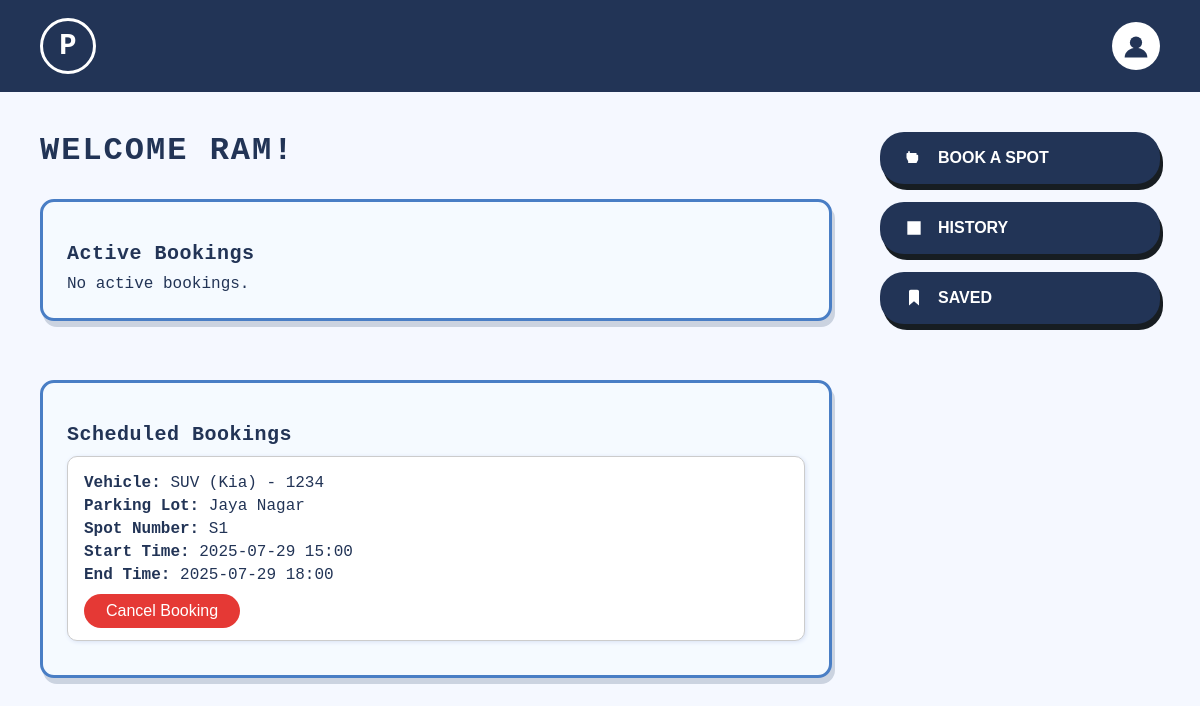
The app's page /user/dashboard (signed in), older data.
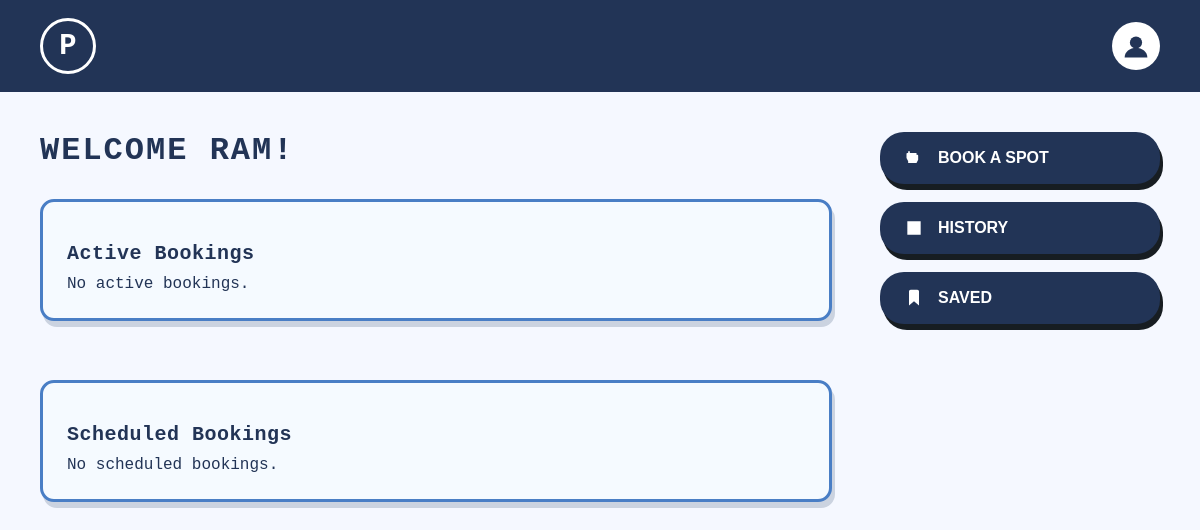
The same page, newer data.
### backend/models.py (models this page shows)
class Reservation(db.Model):
    __tablename__ = "Reservation"
    id = db.Column(db.Integer, primary_key = True, autoincrement = True)
    spot_id = db.Column(db.Integer, db.ForeignKey("ParkingSpot.id"), nullable = False)
    user_id = db.Column(db.Integer, db.ForeignKey("User.id"), nullable = False)
    vehicle_id = db.Column(db.Integer, db.ForeignKey("Vehicle.id"), nullable=True)
    status = db.Column(db.String, nullable = False)
    cost = db.Column(db.Numeric(10, 2), nullable=False)
    entry_ts = db.Column(db.DateTime(timezone=True), default=lambda:datetime.now(timezone.utc))
    exit_ts = db.Column(db.DateTime(timezone=True))
    user = db.relationship("User", backref = "reservations")
    spot = db.relationship("ParkingSpot", backref = "reservations")
    vehicle = db.relationship("Vehicle", backref="reservations")

class Vehicle(db.Model):
    __tablename__ = "Vehicle"
    id = db.Column(db.Integer, primary_key = True, autoincrement = True)
    user_id= db.Column(db.Integer, db.ForeignKey("User.id"), nullable = False)
    vehicle_type = db.Column(db.String, nullable = False)
    vehicle_number= db.Column(db.String, unique = True, nullable = False)
    user = db.relationship("User", backref = "vehicles")

class ParkingLot(db.Model):
    __tablename__ = "ParkingLot"
    id = db.Column(db.Integer, primary_key = True, autoincrement = True)
    location = db.Column(db.String, nullable = False)
    address = db.Column(db.String, nullable = False)
    price = db.Column(db.Integer, nullable = False)
    no_of_spots = db.Column(db.Integer, nullable = False)

class ParkingSpot(db.Model):
    __tablename__ = "ParkingSpot"
    id = db.Column(db.Integer, primary_key = True, autoincrement = True)
    lot_id= db.Column(db.Integer, db.ForeignKey("ParkingLot.id"), nullable = False)
    status = db.Column(db.String, nullable = False)
    spot_number= db.Column(db.String, nullable = False)
    lot = db.relationship("ParkingLot", backref = "spots")
    __table_args__ = (
        db.UniqueConstraint('lot_id', 'spot_number', name='_lot_spot'),
    )

### backend/routes.py (the view)
@routes_bp.route("/user/dashboard", methods=["GET", "POST"])
@login_required
def user_dashboard():
    active_bookings = Reservation.query.filter_by(user_id=current_user.id, status="Active").all()
    inactive_bookings = Reservation.query.filter_by(user_id=current_user.id, status="Inactive").all()
    parking_lots = ParkingLot.query.all()
    now = datetime.now(timezone.utc)
    current_booking = Reservation.query.filter_by(user_id=current_user.id, status="Active") \
        .filter(Reservation.exit_ts >= now).first()
    saved_spots = []
    lots = ParkingLot.query.all()
    locations_query = db.session.query(ParkingLot.location).distinct().all()
    locations = [loc[0] for loc in locations_query]
    now = datetime.now(timezone.utc)
    active_bookings = (
        Reservation.query
        .filter(
            Reservation.user_id == current_user.id,
            Reservation.status == 'Active',  # or your active status indicator
            Reservation.entry_ts <= now,
            (Reservation.exit_ts == None) | (Reservation.exit_ts > now)
        )
        .order_by(Reservation.entry_ts.asc())
        .all()
    )
    scheduled_bookings = (
        Reservation.query
        .filter(
            Reservation.user_id == current_user.id,
            Reservation.status == 'Active',
            Reservation.entry_ts > now
        )
        .order_by(Reservation.entry_ts.asc())
        .all()
    )
    return render_template("user/dashboard.html",
                           current_user=current_user,
                           inactive_bookings=inactive_bookings,
                           current_booking=current_booking,
                           locations=locations,
                           saved_spots=saved_spots,
                           parking_lots=lots,
                           active_bookings=active_bookings,
                           scheduled_bookings=scheduled_bookings
                           )

### app.py (called while the page is built)
def create_app():
    app = Flask(__name__)
    app.config["SQLALCHEMY_DATABASE_URI"] = "sqlite:///vehicle_db.sqlite3"
    app.config["SQLALCHEMY_TRACK_MODIFICATIONS"] = False
    app.config["SECRET_KEY"] = "myspoton"
    db.init_app(app)
    login_manager = LoginManager()
    login_manager.init_app(app)
    @login_manager.user_loader
    def load_user(user_id):
        return Admin.query.filter_by(email=user_id).first() or User.query.filter_by(email=user_id).first()
    with app.app_context():
        db.create_all()
        from backend.create_initial_db import init_db
        init_db(app)
        from backend.routes import routes_bp
        app.register_blueprint(routes_bp)
    return app

### templates/user/dashboard.html (shortened to what this page needs)
<!DOCTYPE html>
<html lang="en">
<head>
</head>
<body>
  <div class="navbar">
    <div class="logo-circle">P</div>
    <div class="dropdown">
      <div class="user-profile">
        <svg viewBox="0 0 32 32">
          <circle cx="16" cy="12" r="7"/>
          <path d="M3,29c0-6.1,6-11,13-11s13,4.9,13,11"/>
        </svg>
      </div>
    </div>
  </div>
  <div class="container">
    <div class="dashboard-main">
      <div class="welcome-text">WELCOME {{ current_user.name.upper() }}!</div>
      <div class="dashboard-panels">
        <div class="panel booking-card">
          <h3>Active Bookings</h3>
          {% if active_bookings %}
            {% for booking in active_bookings %}
              <div class="booking-item">
                <p><strong>Vehicle:</strong> {{ booking.vehicle.vehicle_type }} - {{ booking.vehicle.vehicle_number }}</p>
                <p><strong>Parking Lot:</strong> {{ booking.spot.lot.address }}</p>
                <p><strong>Spot Number:</strong> {{ booking.spot.spot_number }}</p>
                <p><strong>Start Time:</strong> {{ booking.entry_ts.strftime('%Y-%m-%d %H:%M') }}</p>
                <p><strong>End Time:</strong>
                  {% if booking.exit_ts %}{{ booking.exit_ts.strftime('%Y-%m-%d %H:%M') }}{% else %}Ongoing{% endif %}
                </p>
                <form method="POST" action="{{ url_for('routes_bp.end_booking', booking_id=booking.id) }}">
                  <button type="submit" class="end-booking-btn">End Booking</button>
                </form>
              </div>
            {% endfor %}
          {% else %}
            <p>No active bookings.</p>
          {% endif %}
        </div>
        <div class="panel booking-card" style="margin-top: 2em;">
          <h3>Scheduled Bookings</h3>
          {% if scheduled_bookings %}
            {% for booking in scheduled_bookings %}
              <div class="booking-item">
                <p><strong>Vehicle:</strong> {{ booking.vehicle.vehicle_type }} - {{ booking.vehicle.vehicle_number }}</p>
                <p><strong>Parking Lot:</strong> {{ booking.spot.lot.address }}</p>
                <p><strong>Spot Number:</strong> {{ booking.spot.spot_number }}</p>
                <p><strong>Start Time:</strong> {{ booking.entry_ts.strftime('%Y-%m-%d %H:%M') }}</p>
                <p><strong>End Time:</strong> {{ booking.exit_ts.strftime('%Y-%m-%d %H:%M') }}</p>
                <form method="POST" action="{{ url_for('routes_bp.cancel_reservation', res_id=booking.id) }}" onsubmit="return confirm('Are you sure you want to cancel this booking?');">
                  <button type="submit" class="cancel-booking-btn">Cancel Booking</button>
                </form>
              </div>
            {% endfor %}
          {% else %}
            <p>No scheduled bookings.</p>
          {% endif %}
        </div>
      </div>
    </div>
    <div class="sidebar-buttons">
      <button class="sidebar-button" onclick="openModal()">
        <svg viewBox="0 0 24 24" style="width:20px; height:20px; fill:#fff;">
          <path d="M5 16L3 12V7a1 1 0 0 1 1-1h1v-2h2v2h6V6h2v2h1a1 1 0 0 1 1 1v5l-2 4H5z"/>
        </svg>
        Book a Spot
      </button>
      <button class="sidebar-button" onclick="window.location.href='/user/history'">
        <svg viewBox="0 0 24 24"><path d="M4 4h16v16H4z M6 6h12v2H6z M6 10h12v2H6z M6 14h8v2H6z"/></svg>
        History
      </button>
      <button class="sidebar-button">
        <svg viewBox="0 0 24 24"><path d="M6 4v17l6-5 6 5V4a2 2 0 0 0-2-2H8a2 2 0 0 0-2 2z"/></svg>
        Saved
      </button>
    </div>
  </div>
</body>
</html>

Row changes from the older to the newer data that the page shows:
no longer on this page (row edited): Reservation: vehicle.vehicle_type "SUV (Kia)", vehicle.vehicle_number "1234", spot.lot.address "Jaya Nagar", spot.spot_number "S1", entry_ts "2025-07-29 15:00", exit_ts "2025-07-29 18:00"
Text that changed along with them:
text now shown: "No scheduled bookings."
